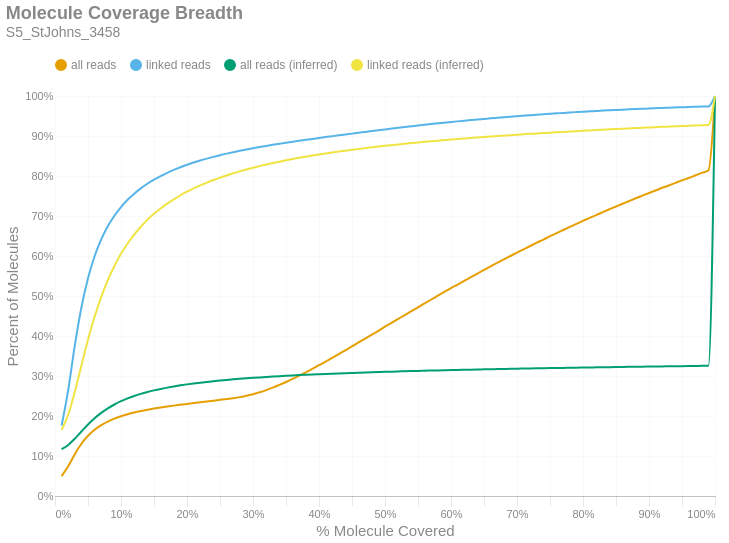

Notebook code for this chart:
### Markdown cell above
### Molecule Read Coverage
This chart shows molecule coverage breadth as computed by the number of bases aligned to that molecule. In other words, "*how much of each unique long molecule is actually sequenced/aligned?*" Keep in mind there is a distinction between sequences and alignments, since some sequences belonging to a particular molecule may not align well and wouldn't appear in the alignment data. This chart also shows molecule coverage breadth as computed by the *inferred fragment* from which the aligned sequences originate. Unlike read coverage, this calculation takes into account the total insert size, including unsequenced gaps between the forward and reverse reads. Like the previous figures, these are cumulative percents.

### Code cell
if SKIPLR:
    print_html(f"Skipped")
else:
    binned_df = consolidated_hist(valids['coverage_bp'], mask, 0.01, True)
    binned_df_inf = consolidated_hist(valids['coverage_inserts'], mask, 0.01, True)
    binned_df = binned_df.with_columns(pl.lit(binned_df_inf['all reads (cumsum)']).alias('all reads (inferred)'))
    binned_df = binned_df.with_columns(pl.lit(binned_df_inf['linked reads (cumsum)']).alias('linked reads (inferred)'))
    binned_df = binned_df.with_columns(
        (pl.col('bin').cast(pl.Float64) + 0.01).alias('right_edge')
    )

    with SafeRender(binned_df):
        (
            density_plot(binned_df, 'Molecule Coverage Breadth', samplename, 'molcov', ['all reads (inferred)','linked reads (inferred)'])
            .encode(
                #x=alt.X('bin:Q', title="% Molecule Covered").axis(format = '%').scale(padding=0),
                x=alt.X('right_edge:Q', title="% Molecule Covered").axis(format='%').scale(padding=0),
                y=alt.Y('value:Q', title='Percent of Molecules')
                    .axis(format='%')
                    .stack(False)
                    .scale(domainMin=0, padding=0),
                color=alt.Color("key:N").scale(domain = ["all reads", "linked reads", "all reads (inferred)", "linked reads (inferred)"]),
                tooltip = [
                    alt.Tooltip("key:N", title = "Data Type"),
                    alt.Tooltip("range_label:N", title="% Molecule Covered"),
                    alt.Tooltip("value:Q", format = ".2%", title="% Molecules")
                ]
            )
        ).display()

### Figure 1 — Vega-Lite specification as saved in the notebook (floating-point values rounded to 4 significant figures)
{"width": "container", "height": 400, "config": {"title": {"anchor": "start", "dy": -15, "fontSize": 18, "color": "#888888", "subtitleColor": "#888888", "subtitleFontSize": 14}, "arc": {"fill": "#0072B2"}, "axis": {"domainColor": "#888888", "domainWidth": 0.5, "gridWidth": 0.2, "grid": false, "titleFontWeight": 400, "titleFontSize": 15, "labelFontSize": 11, "labelColor": "#888888", "tickColor": "#888888", "tickWidth": 0.2, "titleColor": "#888888"}, "axisBand": {"grid": false}, "axisX": {"grid": true, "tickSize": 10, "domainCap": "round"}, "axisY": {"domain": false, "grid": true, "tickSize": 0, "domainCap": "round"}, "background": "transparent", "header": {"labelFontSize": 15, "labelColor": "#888888", "titleFontSize": 15, "titleFontWeight": 600, "titleColor": "#888888"}, "legend": {"labelFont": "sans-serif", "labelFontSize": 12, "labelColor": "#888888", "symbolSize": 100, "symbolType": "circle", "titleFontSize": 12, "titlePadding": 10, "titleColor": "#888888", "title": null, "orient": "top"}, "range": {"category": ["#E69F00", "#56B4E9", "#009E73", "#F0E442", "#0072B2", "#D55E00", "#CC79A7", "#000000"], "diverging": ["#cfe8f3", "#a2d4ec", "#73bfe2", "#46abdb", "#1696d2", "#12719e"]}, "area": {"fill": "#0072B2", "fillOpacity": 0.7, "line": true, "strokeOpacity": 0.7}, "line": {"color": "#0072B2", "stroke": "#0072B2", "strokeWidth": 2}, "trail": {"color": "#0072B2", "stroke": "#0072B2", "strokeWidth": 0, "size": 1}, "point": {"filled": true, "fillOpacity": 1.0, "size": 95}, "text": {"color": "#888888", "fontSize": 11, "align": "right", "fontWeight": 400, "size": 11}, "bar": {"fill": "#0072B2", "stroke": null}, "view": {"stroke": null, "continuousWidth": 660, "continuousHeight": 400}}, "data": {"name": "data-15d04c28aa4ba87fffa49b16dd9b8f9c"}, "mark": {"type": "line", "interpolate": "monotone", "point": {"opacity": 0, "size": 275}}, "encoding": {"color": {"field": "key", "scale": {"domain": ["all reads", "linked reads", "all reads (inferred)", "linked reads (inferred)"]}, "type": "nominal"}, "tooltip": [{"field": "key", "title": "Data Type", "type": "nominal"}, {"field": "range_label", "title": "% Molecule Covered", "type": "nominal"}, {"field": "value", "format": ".2%", "title": "% Molecules", "type": "quantitative"}], "x": {"axis": {"format": "%"}, "field": "right_edge", "scale": {"padding": 0}, "title": "% Molecule Covered", "type": "quantitative"}, "y": {"axis": {"format": "%"}, "field": "value", "scale": {"domainMin": 0, "padding": 0}, "stack": false, "title": "Percent of Molecules", "type": "quantitative"}}, "params": [{"name": "param_c36ac31b6afebe62", "select": {"type": "point", "fields": ["key"]}, "bind": "legend"}], "title": {"text": "Molecule Coverage Breadth", "subtitle": "S5_StJohns_3458"}, "transform": [{"fold": ["all reads (cumsum)", "linked reads (cumsum)", "all reads (inferred)", "linked reads (inferred)"]}, {"calculate": "replace(datum.key, ' (cumsum)', '')", "as": "key"}, {"filter": {"param": "param_c36ac31b6afebe62"}}], "usermeta": {"embedOptions": {"downloadFileName": "S5_StJohns_3458.molcov"}}, "$schema": "https://vega.github.io/schema/vega-lite/v6.1.0.json", "datasets": {"data-15d04c28aa4ba87fffa49b16dd9b8f9c": [{"bin": "0.0", "interval": "0.0-0.01", "all reads": 0.04971, "linked reads": 0.176, "all reads (cumsum)": 0.04971, "linked reads (cumsum)": 0.176, "range_label": "0.0-0.01", "all reads (inferred)": 0.1169, "linked reads (inferred)": 0.1653, "right_edge": 0.01}, {"bin": "0.01", "interval": "0.01-0.02", "all reads": 0.02445, "linked reads": 0.08849, "all reads (cumsum)": 0.07416, "linked reads (cumsum)": 0.2645, "range_label": "0.01-0.02", "all reads (inferred)": 0.1277, "linked reads (inferred)": 0.2032, "right_edge": 0.02}, {"bin": "0.02", "interval": "0.02-0.03", "all reads": 0.03051, "linked reads": 0.1117, "all reads (cumsum)": 0.1047, "linked reads (cumsum)": 0.3762, "range_label": "0.02-0.03", "all reads (inferred)": 0.1434, "linked reads (inferred)": 0.2601, "right_edge": 0.03}, {"bin": "0.03", "interval": "0.03-0.04", "all reads": 0.02595, "linked reads": 0.0952, "all reads (cumsum)": 0.1306, "linked reads (cumsum)": 0.4714, "range_label": "0.03-0.04", "all reads (inferred)": 0.1613, "linked reads (inferred)": 0.3261, "right_edge": 0.04}, {"bin": "0.04", "interval": "0.04-0.05", "all reads": 0.01988, "linked reads": 0.07292, "all reads (cumsum)": 0.1505, "linked reads (cumsum)": 0.5443, "range_label": "0.04-0.05", "all reads (inferred)": 0.1788, "linked reads (inferred)": 0.3905, "right_edge": 0.05}, {"bin": "0.05", "interval": "0.05-0.06", "all reads": 0.01504, "linked reads": 0.05501, "all reads (cumsum)": 0.1655, "linked reads (cumsum)": 0.5993, "range_label": "0.05-0.06", "all reads (inferred)": 0.1944, "linked reads (inferred)": 0.448, "right_edge": 0.06}, {"bin": "0.06", "interval": "0.06-0.07", "all reads": 0.01153, "linked reads": 0.04218, "all reads (cumsum)": 0.1771, "linked reads (cumsum)": 0.6415, "range_label": "0.06-0.07", "all reads (inferred)": 0.2077, "linked reads (inferred)": 0.4973, "right_edge": 0.07}, {"bin": "0.07", "interval": "0.07-0.08", "all reads": 0.009007, "linked reads": 0.03284, "all reads (cumsum)": 0.1861, "linked reads (cumsum)": 0.6743, "range_label": "0.07-0.08", "all reads (inferred)": 0.2191, "linked reads (inferred)": 0.5394, "right_edge": 0.08}, {"bin": "0.08", "interval": "0.08-0.09", "all reads": 0.007255, "linked reads": 0.02635, "all reads (cumsum)": 0.1933, "linked reads (cumsum)": 0.7007, "range_label": "0.08-0.09", "all reads (inferred)": 0.2288, "linked reads (inferred)": 0.575, "right_edge": 0.09}, {"bin": "0.09", "interval": "0.09-0.1", "all reads": 0.005989, "linked reads": 0.02165, "all reads (cumsum)": 0.1993, "linked reads (cumsum)": 0.7223, "range_label": "0.09-0.1", "all reads (inferred)": 0.237, "linked reads (inferred)": 0.6054, "right_edge": 0.1}, {"bin": "0.1", "interval": "0.1-0.11", "all reads": 0.005053, "linked reads": 0.01816, "all reads (cumsum)": 0.2044, "linked reads (cumsum)": 0.7405, "range_label": "0.1-0.11", "all reads (inferred)": 0.244, "linked reads (inferred)": 0.6312, "right_edge": 0.11}, {"bin": "0.11", "interval": "0.11-0.12", "all reads": 0.004316, "linked reads": 0.01544, "all reads (cumsum)": 0.2087, "linked reads (cumsum)": 0.7559, "range_label": "0.11-0.12", "all reads (inferred)": 0.25, "linked reads (inferred)": 0.6536, "right_edge": 0.12}, {"bin": "0.12", "interval": "0.12-0.13", "all reads": 0.003702, "linked reads": 0.01317, "all reads (cumsum)": 0.2124, "linked reads (cumsum)": 0.7691, "range_label": "0.12-0.13", "all reads (inferred)": 0.2553, "linked reads (inferred)": 0.6731, "right_edge": 0.13}, {"bin": "0.13", "interval": "0.13-0.14", "all reads": 0.003275, "linked reads": 0.01152, "all reads (cumsum)": 0.2157, "linked reads (cumsum)": 0.7806, "range_label": "0.13-0.14", "all reads (inferred)": 0.2599, "linked reads (inferred)": 0.6903, "right_edge": 0.14}, {"bin": "0.14", "interval": "0.14-0.15", "all reads": 0.002887, "linked reads": 0.01007, "all reads (cumsum)": 0.2186, "linked reads (cumsum)": 0.7907, "range_label": "0.14-0.15", "all reads (inferred)": 0.264, "linked reads (inferred)": 0.7054, "right_edge": 0.15}, {"bin": "0.15", "interval": "0.15-0.16", "all reads": 0.002668, "linked reads": 0.009148, "all reads (cumsum)": 0.2212, "linked reads (cumsum)": 0.7998, "range_label": "0.15-0.16", "all reads (inferred)": 0.2677, "linked reads (inferred)": 0.7189, "right_edge": 0.16}, {"bin": "0.16", "interval": "0.16-0.17", "all reads": 0.002436, "linked reads": 0.008158, "all reads (cumsum)": 0.2237, "linked reads (cumsum)": 0.808, "range_label": "0.16-0.17", "all reads (inferred)": 0.271, "linked reads (inferred)": 0.7309, "right_edge": 0.17}, {"bin": "0.17", "interval": "0.17-0.18", "all reads": 0.002293, "linked reads": 0.00732, "all reads (cumsum)": 0.226, "linked reads (cumsum)": 0.8153, "range_label": "0.17-0.18", "all reads (inferred)": 0.2739, "linked reads (inferred)": 0.7418, "right_edge": 0.18}, {"bin": "0.18", "interval": "0.18-0.19", "all reads": 0.002165, "linked reads": 0.006638, "all reads (cumsum)": 0.2281, "linked reads (cumsum)": 0.8219, "range_label": "0.18-0.19", "all reads (inferred)": 0.2766, "linked reads (inferred)": 0.7518, "right_edge": 0.19}, {"bin": "0.19", "interval": "0.19-0.2", "all reads": 0.002116, "linked reads": 0.0061, "all reads (cumsum)": 0.2302, "linked reads (cumsum)": 0.828, "range_label": "0.19-0.2", "all reads (inferred)": 0.2791, "linked reads (inferred)": 0.7607, "right_edge": 0.2}, {"bin": "0.2", "interval": "0.2-0.21", "all reads": 0.002036, "linked reads": 0.005534, "all reads (cumsum)": 0.2323, "linked reads (cumsum)": 0.8336, "range_label": "0.2-0.21", "all reads (inferred)": 0.2813, "linked reads (inferred)": 0.7689, "right_edge": 0.21}, {"bin": "0.21", "interval": "0.21-0.22", "all reads": 0.002021, "linked reads": 0.005109, "all reads (cumsum)": 0.2343, "linked reads (cumsum)": 0.8387, "range_label": "0.21-0.22", "all reads (inferred)": 0.2834, "linked reads (inferred)": 0.7765, "right_edge": 0.22}, {"bin": "0.22", "interval": "0.22-0.23", "all reads": 0.001985, "linked reads": 0.004682, "all reads (cumsum)": 0.2363, "linked reads (cumsum)": 0.8434, "range_label": "0.22-0.23", "all reads (inferred)": 0.2853, "linked reads (inferred)": 0.7834, "right_edge": 0.23}, {"bin": "0.23", "interval": "0.23-0.24", "all reads": 0.001992, "linked reads": 0.004425, "all reads (cumsum)": 0.2383, "linked reads (cumsum)": 0.8478, "range_label": "0.23-0.24", "all reads (inferred)": 0.287, "linked reads (inferred)": 0.7899, "right_edge": 0.24}, {"bin": "0.24", "interval": "0.24-0.25", "all reads": 0.002083, "linked reads": 0.004218, "all reads (cumsum)": 0.2404, "linked reads (cumsum)": 0.852, "range_label": "0.24-0.25", "all reads (inferred)": 0.2887, "linked reads (inferred)": 0.7959, "right_edge": 0.25}, {"bin": "0.25", "interval": "0.25-0.26", "all reads": 0.002067, "linked reads": 0.00387, "all reads (cumsum)": 0.2424, "linked reads (cumsum)": 0.8559, "range_label": "0.25-0.26", "all reads (inferred)": 0.2902, "linked reads (inferred)": 0.8014, "right_edge": 0.26}, {"bin": "0.26", "interval": "0.26-0.27", "all reads": 0.00221, "linked reads": 0.003645, "all reads (cumsum)": 0.2446, "linked reads (cumsum)": 0.8595, "range_label": "0.26-0.27", "all reads (inferred)": 0.2916, "linked reads (inferred)": 0.8067, "right_edge": 0.27}, {"bin": "0.27", "interval": "0.27-0.28", "all reads": 0.002559, "linked reads": 0.003454, "all reads (cumsum)": 0.2472, "linked reads (cumsum)": 0.863, "range_label": "0.27-0.28", "all reads (inferred)": 0.2929, "linked reads (inferred)": 0.8116, "right_edge": 0.28}, {"bin": "0.28", "interval": "0.28-0.29", "all reads": 0.003189, "linked reads": 0.003261, "all reads (cumsum)": 0.2504, "linked reads (cumsum)": 0.8662, "range_label": "0.28-0.29", "all reads (inferred)": 0.2942, "linked reads (inferred)": 0.8162, "right_edge": 0.29}, {"bin": "0.29", "interval": "0.29-0.3", "all reads": 0.004006, "linked reads": 0.003089, "all reads (cumsum)": 0.2544, "linked reads (cumsum)": 0.8693, "range_label": "0.29-0.3", "all reads (inferred)": 0.2954, "linked reads (inferred)": 0.8206, "right_edge": 0.3}, {"bin": "0.3", "interval": "0.3-0.31", "all reads": 0.004842, "linked reads": 0.002988, "all reads (cumsum)": 0.2592, "linked reads (cumsum)": 0.8723, "range_label": "0.3-0.31", "all reads (inferred)": 0.2965, "linked reads (inferred)": 0.8246, "right_edge": 0.31}, {"bin": "0.31", "interval": "0.31-0.32", "all reads": 0.005525, "linked reads": 0.00278, "all reads (cumsum)": 0.2648, "linked reads (cumsum)": 0.8751, "range_label": "0.31-0.32", "all reads (inferred)": 0.2976, "linked reads (inferred)": 0.8286, "right_edge": 0.32}, {"bin": "0.32", "interval": "0.32-0.33", "all reads": 0.006214, "linked reads": 0.002751, "all reads (cumsum)": 0.271, "linked reads (cumsum)": 0.8778, "range_label": "0.32-0.33", "all reads (inferred)": 0.2986, "linked reads (inferred)": 0.8324, "right_edge": 0.33}, {"bin": "0.33", "interval": "0.33-0.34", "all reads": 0.006736, "linked reads": 0.002669, "all reads (cumsum)": 0.2777, "linked reads (cumsum)": 0.8805, "range_label": "0.33-0.34", "all reads (inferred)": 0.2996, "linked reads (inferred)": 0.8359, "right_edge": 0.34}, {"bin": "0.34", "interval": "0.34-0.35", "all reads": 0.007249, "linked reads": 0.002616, "all reads (cumsum)": 0.285, "linked reads (cumsum)": 0.8831, "range_label": "0.34-0.35", "all reads (inferred)": 0.3005, "linked reads (inferred)": 0.8392, "right_edge": 0.35}, {"bin": "0.35", "interval": "0.35-0.36", "all reads": 0.007709, "linked reads": 0.002462, "all reads (cumsum)": 0.2927, "linked reads (cumsum)": 0.8856, "range_label": "0.35-0.36", "all reads (inferred)": 0.3014, "linked reads (inferred)": 0.8424, "right_edge": 0.36}, {"bin": "0.36", "interval": "0.36-0.37", "all reads": 0.008088, "linked reads": 0.002422, "all reads (cumsum)": 0.3007, "linked reads (cumsum)": 0.888, "range_label": "0.36-0.37", "all reads (inferred)": 0.3022, "linked reads (inferred)": 0.8455, "right_edge": 0.37}, {"bin": "0.37", "interval": "0.37-0.38", "all reads": 0.00844, "linked reads": 0.002384, "all reads (cumsum)": 0.3092, "linked reads (cumsum)": 0.8904, "range_label": "0.37-0.38", "all reads (inferred)": 0.303, "linked reads (inferred)": 0.8484, "right_edge": 0.38}, {"bin": "0.38", "interval": "0.38-0.39", "all reads": 0.008672, "linked reads": 0.002319, "all reads (cumsum)": 0.3179, "linked reads (cumsum)": 0.8927, "range_label": "0.38-0.39", "all reads (inferred)": 0.3038, "linked reads (inferred)": 0.8512, "right_edge": 0.39}, {"bin": "0.39", "interval": "0.39-0.4", "all reads": 0.009086, "linked reads": 0.00231, "all reads (cumsum)": 0.3269, "linked reads (cumsum)": 0.895, "range_label": "0.39-0.4", "all reads (inferred)": 0.3045, "linked reads (inferred)": 0.8538, "right_edge": 0.4}, {"bin": "0.4", "interval": "0.4-0.41", "all reads": 0.008989, "linked reads": 0.002205, "all reads (cumsum)": 0.3359, "linked reads (cumsum)": 0.8972, "range_label": "0.4-0.41", "all reads (inferred)": 0.3052, "linked reads (inferred)": 0.8563, "right_edge": 0.41}, {"bin": "0.41", "interval": "0.41-0.42", "all reads": 0.009332, "linked reads": 0.002188, "all reads (cumsum)": 0.3453, "linked reads (cumsum)": 0.8994, "range_label": "0.41-0.42", "all reads (inferred)": 0.3059, "linked reads (inferred)": 0.8588, "right_edge": 0.42}, {"bin": "0.42", "interval": "0.42-0.43", "all reads": 0.009558, "linked reads": 0.002194, "all reads (cumsum)": 0.3548, "linked reads (cumsum)": 0.9016, "range_label": "0.42-0.43", "all reads (inferred)": 0.3065, "linked reads (inferred)": 0.8612, "right_edge": 0.43}, {"bin": "0.43", "interval": "0.43-0.44", "all reads": 0.009487, "linked reads": 0.002175, "all reads (cumsum)": 0.3643, "linked reads (cumsum)": 0.9038, "range_label": "0.43-0.44", "all reads (inferred)": 0.3071, "linked reads (inferred)": 0.8634, "right_edge": 0.44}, {"bin": "0.44", "interval": "0.44-0.45", "all reads": 0.009694, "linked reads": 0.002147, "all reads (cumsum)": 0.374, "linked reads (cumsum)": 0.9059, "range_label": "0.44-0.45", "all reads (inferred)": 0.3077, "linked reads (inferred)": 0.8656, "right_edge": 0.45}, {"bin": "0.45", "interval": "0.45-0.46", "all reads": 0.009784, "linked reads": 0.002183, "all reads (cumsum)": 0.3838, "linked reads (cumsum)": 0.9081, "range_label": "0.45-0.46", "all reads (inferred)": 0.3083, "linked reads (inferred)": 0.8677, "right_edge": 0.46}, {"bin": "0.46", "interval": "0.46-0.47", "all reads": 0.009748, "linked reads": 0.002115, "all reads (cumsum)": 0.3935, "linked reads (cumsum)": 0.9102, "range_label": "0.46-0.47", "all reads (inferred)": 0.3089, "linked reads (inferred)": 0.8697, "right_edge": 0.47}, {"bin": "0.47", "interval": "0.47-0.48", "all reads": 0.009906, "linked reads": 0.002096, "all reads (cumsum)": 0.4034, "linked reads (cumsum)": 0.9123, "range_label": "0.47-0.48", "all reads (inferred)": 0.3094, "linked reads (inferred)": 0.8716, "right_edge": 0.48}, {"bin": "0.48", "interval": "0.48-0.49", "all reads": 0.00951, "linked reads": 0.002094, "all reads (cumsum)": 0.413, "linked reads (cumsum)": 0.9144, "range_label": "0.48-0.49", "all reads (inferred)": 0.3099, "linked reads (inferred)": 0.8735, "right_edge": 0.49}, {"bin": "0.49", "interval": "0.49-0.5", "all reads": 0.01059, "linked reads": 0.002105, "all reads (cumsum)": 0.4235, "linked reads (cumsum)": 0.9165, "range_label": "0.49-0.5", "all reads (inferred)": 0.3104, "linked reads (inferred)": 0.8754, "right_edge": 0.5}, {"bin": "0.5", "interval": "0.5-0.51", "all reads": 0.009062, "linked reads": 0.001974, "all reads (cumsum)": 0.4326, "linked reads (cumsum)": 0.9185, "range_label": "0.5-0.51", "all reads (inferred)": 0.3109, "linked reads (inferred)": 0.8771, "right_edge": 0.51}, {"bin": "0.51", "interval": "0.51-0.52", "all reads": 0.01015, "linked reads": 0.002014, "all reads (cumsum)": 0.4428, "linked reads (cumsum)": 0.9205, "range_label": "0.51-0.52", "all reads (inferred)": 0.3114, "linked reads (inferred)": 0.8789, "right_edge": 0.52}, {"bin": "0.52", "interval": "0.52-0.53", "all reads": 0.009602, "linked reads": 0.00193, "all reads (cumsum)": 0.4524, "linked reads (cumsum)": 0.9224, "range_label": "0.52-0.53", "all reads (inferred)": 0.3119, "linked reads (inferred)": 0.8806, "right_edge": 0.53}, {"bin": "0.53", "interval": "0.53-0.54", "all reads": 0.009861, "linked reads": 0.001869, "all reads (cumsum)": 0.4622, "linked reads (cumsum)": 0.9243, "range_label": "0.53-0.54", "all reads (inferred)": 0.3123, "linked reads (inferred)": 0.8822, "right_edge": 0.54}, {"bin": "0.54", "interval": "0.54-0.55", "all reads": 0.009603, "linked reads": 0.001822, "all reads (cumsum)": 0.4718, "linked reads (cumsum)": 0.9261, "range_label": "0.54-0.55", "all reads (inferred)": 0.3128, "linked reads (inferred)": 0.8838, "right_edge": 0.55}, {"bin": "0.55", "interval": "0.55-0.56", "all reads": 0.009783, "linked reads": 0.001854, "all reads (cumsum)": 0.4816, "linked reads (cumsum)": 0.928, "range_label": "0.55-0.56", "all reads (inferred)": 0.3132, "linked reads (inferred)": 0.8853, "right_edge": 0.56}, {"bin": "0.56", "interval": "0.56-0.57", "all reads": 0.00967, "linked reads": 0.001846, "all reads (cumsum)": 0.4913, "linked reads (cumsum)": 0.9298, "range_label": "0.56-0.57", "all reads (inferred)": 0.3136, "linked reads (inferred)": 0.8868, "right_edge": 0.57}, {"bin": "0.57", "interval": "0.57-0.58", "all reads": 0.009369, "linked reads": 0.001741, "all reads (cumsum)": 0.5006, "linked reads (cumsum)": 0.9316, "range_label": "0.57-0.58", "all reads (inferred)": 0.314, "linked reads (inferred)": 0.8883, "right_edge": 0.58}, {"bin": "0.58", "interval": "0.58-0.59", "all reads": 0.009462, "linked reads": 0.001691, "all reads (cumsum)": 0.5101, "linked reads (cumsum)": 0.9333, "range_label": "0.58-0.59", "all reads (inferred)": 0.3144, "linked reads (inferred)": 0.8897, "right_edge": 0.59}, {"bin": "0.59", "interval": "0.59-0.6", "all reads": 0.009577, "linked reads": 0.001659, "all reads (cumsum)": 0.5197, "linked reads (cumsum)": 0.9349, "range_label": "0.59-0.6", "all reads (inferred)": 0.3148, "linked reads (inferred)": 0.8912, "right_edge": 0.6}, {"bin": "0.6", "interval": "0.6-0.61", "all reads": 0.008969, "linked reads": 0.001624, "all reads (cumsum)": 0.5287, "linked reads (cumsum)": 0.9366, "range_label": "0.6-0.61", "all reads (inferred)": 0.3152, "linked reads (inferred)": 0.8925, "right_edge": 0.61}, {"bin": "0.61", "interval": "0.61-0.62", "all reads": 0.009366, "linked reads": 0.001575, "all reads (cumsum)": 0.538, "linked reads (cumsum)": 0.9381, "range_label": "0.61-0.62", "all reads (inferred)": 0.3156, "linked reads (inferred)": 0.8937, "right_edge": 0.62}, {"bin": "0.62", "interval": "0.62-0.63", "all reads": 0.009055, "linked reads": 0.001575, "all reads (cumsum)": 0.5471, "linked reads (cumsum)": 0.9397, "range_label": "0.62-0.63", "all reads (inferred)": 0.3159, "linked reads (inferred)": 0.895, "right_edge": 0.63}, {"bin": "0.63", "interval": "0.63-0.64", "all reads": 0.009093, "linked reads": 0.001547, "all reads (cumsum)": 0.5562, "linked reads (cumsum)": 0.9413, "range_label": "0.63-0.64", "all reads (inferred)": 0.3163, "linked reads (inferred)": 0.8962, "right_edge": 0.64}, {"bin": "0.64", "interval": "0.64-0.65", "all reads": 0.008885, "linked reads": 0.001466, "all reads (cumsum)": 0.5651, "linked reads (cumsum)": 0.9427, "range_label": "0.64-0.65", "all reads (inferred)": 0.3166, "linked reads (inferred)": 0.8974, "right_edge": 0.65}, {"bin": "0.65", "interval": "0.65-0.66", "all reads": 0.009232, "linked reads": 0.001507, "all reads (cumsum)": 0.5743, "linked reads (cumsum)": 0.9442, "range_label": "0.65-0.66", "all reads (inferred)": 0.317, "linked reads (inferred)": 0.8986, "right_edge": 0.66}, {"bin": "0.66", "interval": "0.66-0.67", "all reads": 0.008575, "linked reads": 0.001366, "all reads (cumsum)": 0.5829, "linked reads (cumsum)": 0.9456, "range_label": "0.66-0.67", "all reads (inferred)": 0.3173, "linked reads (inferred)": 0.8998, "right_edge": 0.67}, {"bin": "0.67", "interval": "0.67-0.68", "all reads": 0.008692, "linked reads": 0.001342, "all reads (cumsum)": 0.5915, "linked reads (cumsum)": 0.9469, "range_label": "0.67-0.68", "all reads (inferred)": 0.3176, "linked reads (inferred)": 0.9009, "right_edge": 0.68}, {"bin": "0.68", "interval": "0.68-0.69", "all reads": 0.008425, "linked reads": 0.001331, "all reads (cumsum)": 0.6, "linked reads (cumsum)": 0.9483, "range_label": "0.68-0.69", "all reads (inferred)": 0.3179, "linked reads (inferred)": 0.9021, "right_edge": 0.69}, {"bin": "0.69", "interval": "0.69-0.7", "all reads": 0.008617, "linked reads": 0.001318, "all reads (cumsum)": 0.6086, "linked reads (cumsum)": 0.9496, "range_label": "0.69-0.7", "all reads (inferred)": 0.3183, "linked reads (inferred)": 0.9032, "right_edge": 0.7}, {"bin": "0.7", "interval": "0.7-0.71", "all reads": 0.008187, "linked reads": 0.001249, "all reads (cumsum)": 0.6168, "linked reads (cumsum)": 0.9508, "range_label": "0.7-0.71", "all reads (inferred)": 0.3186, "linked reads (inferred)": 0.9043, "right_edge": 0.71}, {"bin": "0.71", "interval": "0.71-0.72", "all reads": 0.00818, "linked reads": 0.001237, "all reads (cumsum)": 0.625, "linked reads (cumsum)": 0.9521, "range_label": "0.71-0.72", "all reads (inferred)": 0.3189, "linked reads (inferred)": 0.9053, "right_edge": 0.72}, {"bin": "0.72", "interval": "0.72-0.73", "all reads": 0.008242, "linked reads": 0.001183, "all reads (cumsum)": 0.6332, "linked reads (cumsum)": 0.9533, "range_label": "0.72-0.73", "all reads (inferred)": 0.3192, "linked reads (inferred)": 0.9063, "right_edge": 0.73}, {"bin": "0.73", "interval": "0.73-0.74", "all reads": 0.007929, "linked reads": 0.00112, "all reads (cumsum)": 0.6411, "linked reads (cumsum)": 0.9544, "range_label": "0.73-0.74", "all reads (inferred)": 0.3195, "linked reads (inferred)": 0.9073, "right_edge": 0.74}, {"bin": "0.74", "interval": "0.74-0.75", "all reads": 0.008365, "linked reads": 0.001145, "all reads (cumsum)": 0.6495, "linked reads (cumsum)": 0.9555, "range_label": "0.74-0.75", "all reads (inferred)": 0.3197, "linked reads (inferred)": 0.9084, "right_edge": 0.75}, {"bin": "0.75", "interval": "0.75-0.76", "all reads": 0.007686, "linked reads": 0.001118, "all reads (cumsum)": 0.6572, "linked reads (cumsum)": 0.9566, "range_label": "0.75-0.76", "all reads (inferred)": 0.32, "linked reads (inferred)": 0.9093, "right_edge": 0.76}, {"bin": "0.76", "interval": "0.76-0.77", "all reads": 0.007796, "linked reads": 0.001022, "all reads (cumsum)": 0.665, "linked reads (cumsum)": 0.9577, "range_label": "0.76-0.77", "all reads (inferred)": 0.3203, "linked reads (inferred)": 0.9103, "right_edge": 0.77}, {"bin": "0.77", "interval": "0.77-0.78", "all reads": 0.007653, "linked reads": 0.001077, "all reads (cumsum)": 0.6726, "linked reads (cumsum)": 0.9587, "range_label": "0.77-0.78", "all reads (inferred)": 0.3206, "linked reads (inferred)": 0.9112, "right_edge": 0.78}, {"bin": "0.78", "interval": "0.78-0.79", "all reads": 0.007537, "linked reads": 0.001017, "all reads (cumsum)": 0.6802, "linked reads (cumsum)": 0.9598, "range_label": "0.78-0.79", "all reads (inferred)": 0.3208, "linked reads (inferred)": 0.9121, "right_edge": 0.79}, {"bin": "0.79", "interval": "0.79-0.8", "all reads": 0.007799, "linked reads": 0.000993, "all reads (cumsum)": 0.688, "linked reads (cumsum)": 0.9607, "range_label": "0.79-0.8", "all reads (inferred)": 0.3211, "linked reads (inferred)": 0.913, "right_edge": 0.8}, {"bin": "0.8", "interval": "0.8-0.81", "all reads": 0.007149, "linked reads": 0.0008997, "all reads (cumsum)": 0.6951, "linked reads (cumsum)": 0.9616, "range_label": "0.8-0.81", "all reads (inferred)": 0.3214, "linked reads (inferred)": 0.9139, "right_edge": 0.81}, {"bin": "0.81", "interval": "0.81-0.82", "all reads": 0.007226, "linked reads": 0.0009019, "all reads (cumsum)": 0.7023, "linked reads (cumsum)": 0.9625, "range_label": "0.81-0.82", "all reads (inferred)": 0.3216, "linked reads (inferred)": 0.9148, "right_edge": 0.82}, {"bin": "0.82", "interval": "0.82-0.83", "all reads": 0.007285, "linked reads": 0.0009008, "all reads (cumsum)": 0.7096, "linked reads (cumsum)": 0.9634, "range_label": "0.82-0.83", "all reads (inferred)": 0.3219, "linked reads (inferred)": 0.9157, "right_edge": 0.83}, {"bin": "0.83", "interval": "0.83-0.84", "all reads": 0.00716, "linked reads": 0.0008484, "all reads (cumsum)": 0.7168, "linked reads (cumsum)": 0.9643, "range_label": "0.83-0.84", "all reads (inferred)": 0.3221, "linked reads (inferred)": 0.9166, "right_edge": 0.84}, {"bin": "0.84", "interval": "0.84-0.85", "all reads": 0.006953, "linked reads": 0.0008038, "all reads (cumsum)": 0.7237, "linked reads (cumsum)": 0.9651, "range_label": "0.84-0.85", "all reads (inferred)": 0.3224, "linked reads (inferred)": 0.9174, "right_edge": 0.85}, {"bin": "0.85", "interval": "0.85-0.86", "all reads": 0.007, "linked reads": 0.0007855, "all reads (cumsum)": 0.7307, "linked reads (cumsum)": 0.9659, "range_label": "0.85-0.86", "all reads (inferred)": 0.3226, "linked reads (inferred)": 0.9183, "right_edge": 0.86}, {"bin": "0.86", "interval": "0.86-0.87", "all reads": 0.006737, "linked reads": 0.0007679, "all reads (cumsum)": 0.7375, "linked reads (cumsum)": 0.9667, "range_label": "0.86-0.87", "all reads (inferred)": 0.3229, "linked reads (inferred)": 0.919, "right_edge": 0.87}, {"bin": "0.87", "interval": "0.87-0.88", "all reads": 0.006824, "linked reads": 0.0007425, "all reads (cumsum)": 0.7443, "linked reads (cumsum)": 0.9674, "range_label": "0.87-0.88", "all reads (inferred)": 0.3231, "linked reads (inferred)": 0.9198, "right_edge": 0.88}, {"bin": "0.88", "interval": "0.88-0.89", "all reads": 0.006614, "linked reads": 0.0007205, "all reads (cumsum)": 0.7509, "linked reads (cumsum)": 0.9681, "range_label": "0.88-0.89", "all reads (inferred)": 0.3233, "linked reads (inferred)": 0.9206, "right_edge": 0.89}, {"bin": "0.89", "interval": "0.89-0.9", "all reads": 0.006674, "linked reads": 0.0007166, "all reads (cumsum)": 0.7576, "linked reads (cumsum)": 0.9688, "range_label": "0.89-0.9", "all reads (inferred)": 0.3236, "linked reads (inferred)": 0.9214, "right_edge": 0.9}, {"bin": "0.9", "interval": "0.9-0.91", "all reads": 0.006125, "linked reads": 0.0006383, "all reads (cumsum)": 0.7637, "linked reads (cumsum)": 0.9695, "range_label": "0.9-0.91", "all reads (inferred)": 0.3238, "linked reads (inferred)": 0.9221, "right_edge": 0.91}, {"bin": "0.91", "interval": "0.91-0.92", "all reads": 0.00684, "linked reads": 0.0006642, "all reads (cumsum)": 0.7706, "linked reads (cumsum)": 0.9701, "range_label": "0.91-0.92", "all reads (inferred)": 0.324, "linked reads (inferred)": 0.9228, "right_edge": 0.92}, {"bin": "0.92", "interval": "0.92-0.93", "all reads": 0.005851, "linked reads": 0.0005693, "all reads (cumsum)": 0.7764, "linked reads (cumsum)": 0.9707, "range_label": "0.92-0.93", "all reads (inferred)": 0.3242, "linked reads (inferred)": 0.9235, "right_edge": 0.93}, {"bin": "0.93", "interval": "0.93-0.94", "all reads": 0.006266, "linked reads": 0.0006079, "all reads (cumsum)": 0.7827, "linked reads (cumsum)": 0.9713, "range_label": "0.93-0.94", "all reads (inferred)": 0.3244, "linked reads (inferred)": 0.9242, "right_edge": 0.94}, {"bin": "0.94", "interval": "0.94-0.95", "all reads": 0.006732, "linked reads": 0.0005533, "all reads (cumsum)": 0.7894, "linked reads (cumsum)": 0.9719, "range_label": "0.94-0.95", "all reads (inferred)": 0.3246, "linked reads (inferred)": 0.9249, "right_edge": 0.95}, {"bin": "0.95", "interval": "0.95-0.96", "all reads": 0.005445, "linked reads": 0.0005792, "all reads (cumsum)": 0.7948, "linked reads (cumsum)": 0.9724, "range_label": "0.95-0.96", "all reads (inferred)": 0.3249, "linked reads (inferred)": 0.9255, "right_edge": 0.96}, {"bin": "0.96", "interval": "0.96-0.97", "all reads": 0.006418, "linked reads": 0.0005197, "all reads (cumsum)": 0.8013, "linked reads (cumsum)": 0.973, "range_label": "0.96-0.97", "all reads (inferred)": 0.3251, "linked reads (inferred)": 0.9262, "right_edge": 0.97}, {"bin": "0.97", "interval": "0.97-0.98", "all reads": 0.006412, "linked reads": 0.0005081, "all reads (cumsum)": 0.8077, "linked reads (cumsum)": 0.9735, "range_label": "0.97-0.98", "all reads (inferred)": 0.3253, "linked reads (inferred)": 0.9269, "right_edge": 0.98}, {"bin": "0.98", "interval": "0.98-0.99", "all reads": 0.005974, "linked reads": 0.0005285, "all reads (cumsum)": 0.8137, "linked reads (cumsum)": 0.974, "range_label": "0.98-0.99", "all reads (inferred)": 0.3256, "linked reads (inferred)": 0.9276, "right_edge": 0.99}, {"bin": "0.99", "interval": "0.99-1.0", "all reads": 0.1863, "linked reads": 0.026, "all reads (cumsum)": 1.0, "linked reads (cumsum)": 1.0, "range_label": "0.99-1.0", "all reads (inferred)": 1.0, "linked reads (inferred)": 1.0, "right_edge": 1.0}]}}
